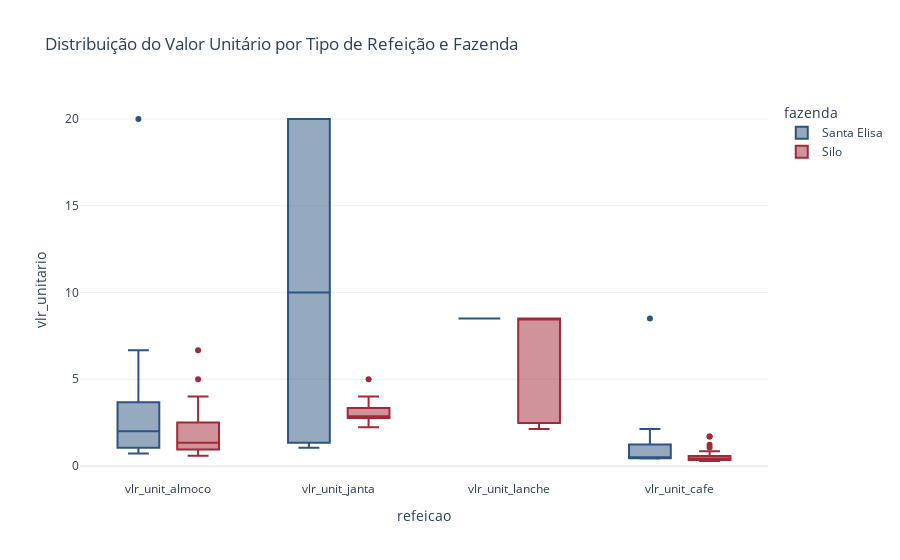

Write notebook code for a chart like this one.
### Code cell
# 004. Comparativo de ticket médio (valor unitário) entre fazendas
df_filtrado['vlr_unit_almoco'] = df_filtrado['vlralmoco'] / df_filtrado['almoco'].replace(0, pd.NA)
df_filtrado['vlr_unit_janta'] = df_filtrado['vlrjanta'] / df_filtrado['janta'].replace(0, pd.NA)
df_filtrado['vlr_unit_lanche'] = df_filtrado['vlrlanche'] / df_filtrado['lanche'].replace(0, pd.NA)
df_filtrado['vlr_unit_cafe'] = df_filtrado['vlrcafe'] / df_filtrado['cafe'].replace(0, pd.NA)

df_melt = df_filtrado.melt(id_vars=['fazenda'], value_vars=[
    'vlr_unit_almoco', 'vlr_unit_janta', 'vlr_unit_lanche', 'vlr_unit_cafe'],
    var_name='refeicao', value_name='vlr_unitario')

fig3 = px.box(df_melt, x='refeicao', y='vlr_unitario', color='fazenda',
              title='Distribuição do Valor Unitário por Tipo de Refeição e Fazenda')
fig3.show()

### Figure 1 — Plotly figure (JSON) as saved in the notebook; plotly's stock layout.template omitted (floating-point values rounded to 4 significant figures; data arrays with more than 128 entries replaced by an {"elided": "..."} marker saying what was removed)
{"data": [{"alignmentgroup": "True", "hovertemplate": "fazenda=Santa Elisa<br>refeicao=%{x}<br>vlr_unitario=%{y}<extra></extra>", "legendgroup": "Santa Elisa", "marker": {"color": "#2d5480"}, "name": "Santa Elisa", "notched": false, "offsetgroup": "Santa Elisa", "orientation": "v", "showlegend": true, "type": "box", "x": {"elided": "132 str values"}, "x0": " ", "xaxis": "x", "y": {"elided": "132 float values"}, "y0": " ", "yaxis": "y"}, {"alignmentgroup": "True", "hovertemplate": "fazenda=Silo<br>refeicao=%{x}<br>vlr_unitario=%{y}<extra></extra>", "legendgroup": "Silo", "marker": {"color": "#a22938"}, "name": "Silo", "notched": false, "offsetgroup": "Silo", "orientation": "v", "showlegend": true, "type": "box", "x": {"elided": "132 str values"}, "x0": " ", "xaxis": "x", "y": {"elided": "132 float values"}, "y0": " ", "yaxis": "y"}], "layout": {"boxmode": "group", "legend": {"title": {"text": "fazenda"}, "tracegroupgap": 0}, "title": {"text": "Distribuição do Valor Unitário por Tipo de Refeição e Fazenda"}, "xaxis": {"anchor": "y", "domain": [0, 1], "title": {"text": "refeicao"}}, "yaxis": {"anchor": "x", "domain": [0, 1], "title": {"text": "vlr_unitario"}}}}
